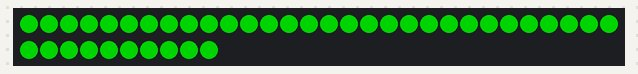
A sketch run on a simulated Arduino Uno, built with avr-gcc and run on an emulated ATmega328P. Parts: 40 RGB LEDs in strip order, left to right, continuing on the next row. Dim RGB values are drawn brighter than linear.

Above: at 0.1 s.
At 1.1 s:
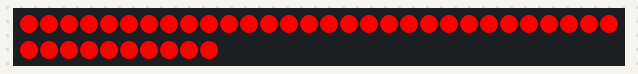
At 2.1 s:
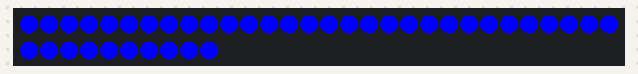
At 4.1 s:
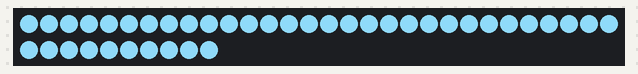
At 6.1 s:
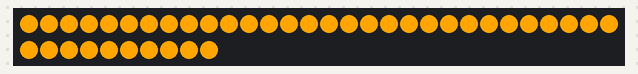
At 8.1 s:
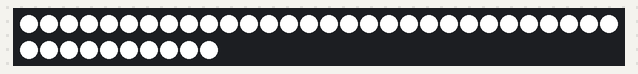

The sketch:

code_experience_81_1.ino
```cpp
/*
 By:Farkad Adnan
 E-mail: farkad.hpfa95@gmail.com
 inst : farkadadnan
 #farkadadnan , #farkad_adnan , فرقد عدنان#
 FaceBook: كتاب عالم الاردوينو
 inst : arduinobook
 #كتاب_عالم_الاردوينو  #كتاب_عالم_الآردوينو
 */
#include <FastLED.h>
#define NUM_LEDS 40
#define DATA_PIN 13

CRGB leds[NUM_LEDS];

void setup() {
       FastLED.addLeds<WS2811, DATA_PIN, GRB>(leds, NUM_LEDS);
   }

void loop(){
  int i;
  for(i=0;i<NUM_LEDS;i++) leds[i] = CRGB::Green;
  FastLED.show();
  delay(1000);
  for(i=0;i<NUM_LEDS;i++) leds[i] = CRGB::Red;
  FastLED.show();
  delay(1000);
  for(i=0;i<NUM_LEDS;i++) leds[i] = CRGB::Blue;
  FastLED.show();
  delay(1000);
  for(i=0;i<NUM_LEDS;i++) leds[i] = CRGB::Yellow;
  FastLED.show();
  delay(1000);
  for(i=0;i<NUM_LEDS;i++) leds[i] = CRGB::SkyBlue;
  FastLED.show();
  delay(1000);
  for(i=0;i<NUM_LEDS;i++) leds[i] = CRGB::Magenta;
  FastLED.show();
  delay(1000);
  for(i=0;i<NUM_LEDS;i++) leds[i] = CRGB::Orange;
  FastLED.show();
  delay(1000);
  for(i=0;i<NUM_LEDS;i++) leds[i] = CRGB::Pink;
  FastLED.show();
  delay(1000);
  for(i=0;i<NUM_LEDS;i++) leds[i] = CRGB::White;
  FastLED.show();
  delay(1000);
}
```

Measured:
- by itself, everything shown: repeats every 9.0 s, in 9 steps
- what the display in image 1 shows lasts 1.0 s, from 1.0 s to 2.0 s
